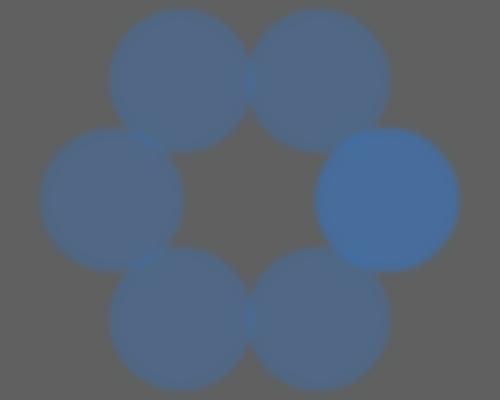
Frame 1 (no input)
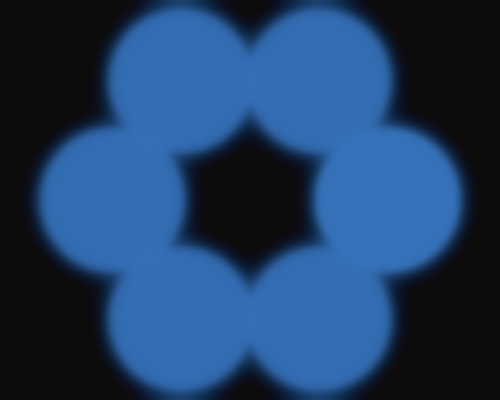
Frame 60 (the mouse pressed at the canvas centre just before this capture)
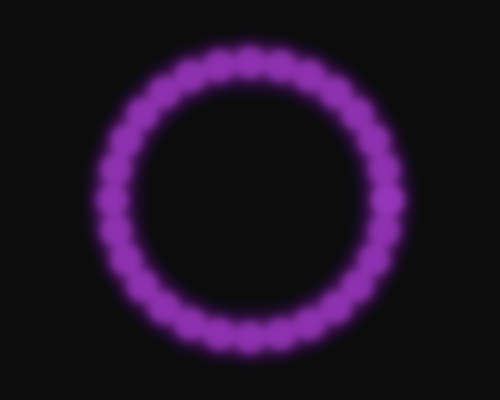
Frame 120 (the mouse held since frame 60 and released just before this capture)

The Processing sketch that drew these frames (run headless with seeded random() and noise(); from frame 60 on, the mouse is pressed at the canvas centre):

// Processing sketch: test_55_pde
// ── test_55_pde.pde
float lgDiam;
float lgRad;
float lgCirc;
float smDiam;
float cx;
float cy;

void setup() {
   size(500, 400);
   background(100);
   smooth();
   noStroke();
   lgDiam = width * 0.55;
   lgRad = lgDiam / 2;
   lgCirc = PI * lgDiam;
   cx = width / 2;
   cy = height / 2;
   colorMode(HSB);
   //noLoop();
}

void draw() {
   fill(0, 10);
   rect(0, 0, width, height);
   
   int num = (int) map(mouseX, 0, width, 6, 50);
   smDiam = (lgCirc / num);
   int colour = (int) map(mouseY, 0, height, 150, 255);
   fill(colour, 180, 190, 100);
   
   for(int i=0; i<=num; i++) {
      float angle = i * TWO_PI / num;
      float x = cx + cos(angle) * lgRad;
      float y = cy + sin(angle) * lgRad;
      ellipse(x, y, smDiam, smDiam);
   }
   filter(BLUR, 3);
}
